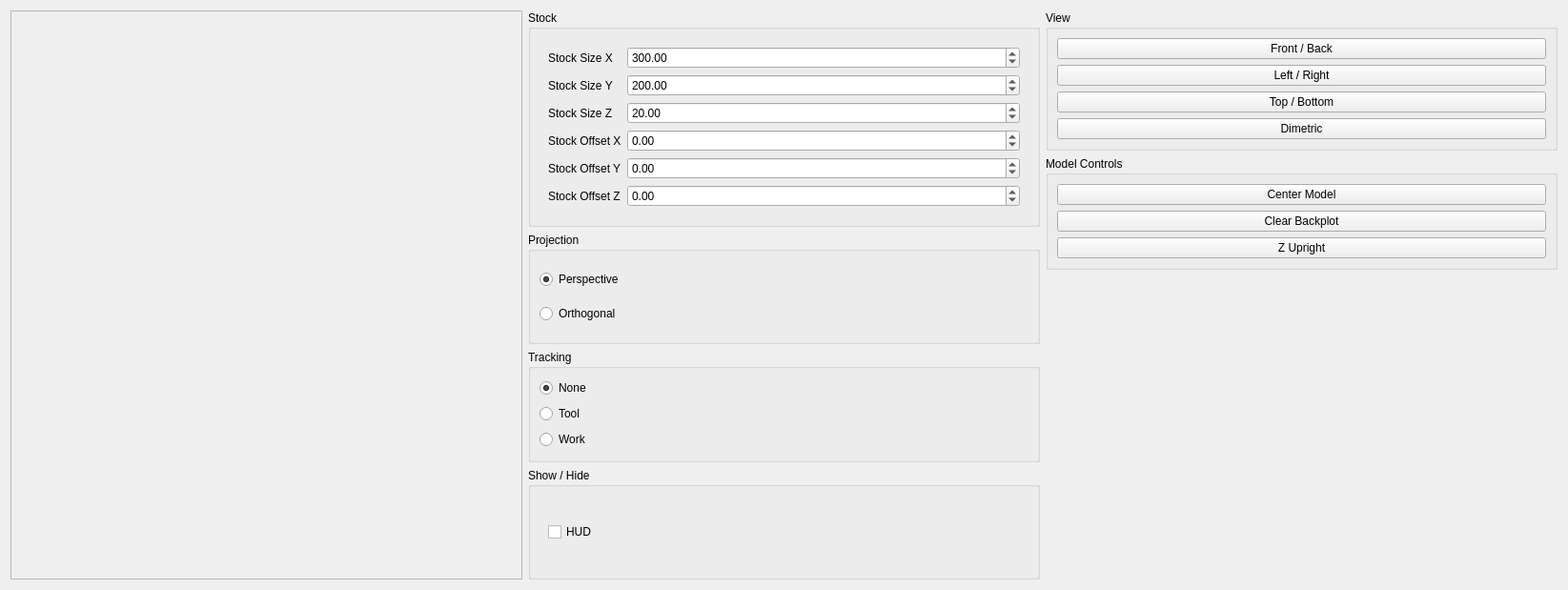
<?xml version="1.0" encoding="UTF-8"?>
<ui version="4.0">
 <class>simulation</class>
 <widget class="QWidget" name="simulation">
  <property name="geometry">
   <rect>
    <x>0</x>
    <y>0</y>
    <width>1645</width>
    <height>619</height>
   </rect>
  </property>
  <property name="maximumSize">
   <size>
    <width>1645</width>
    <height>619</height>
   </size>
  </property>
  <property name="windowTitle">
   <string>USER MAIN</string>
  </property>
  <property name="sidebar" stdset="0">
   <bool>false</bool>
  </property>
  <layout class="QHBoxLayout" name="horizontalLayout_2">
   <item>
    <layout class="QHBoxLayout" name="horizontalLayout">
     <item>
      <widget class="QFrame" name="vtkContainer">
       <property name="frameShape">
        <enum>QFrame::StyledPanel</enum>
       </property>
       <property name="frameShadow">
        <enum>QFrame::Raised</enum>
       </property>
      </widget>
     </item>
     <item>
      <layout class="QVBoxLayout" name="verticalLayout_10">
       <item>
        <widget class="QGroupBox" name="grpStock">
         <property name="title">
          <string>Stock</string>
         </property>
         <layout class="QVBoxLayout" name="verticalLayout_7">
          <item>
           <widget class="QWidget" name="stockContainer" native="true">
            <layout class="QVBoxLayout" name="verticalLayout_8">
             <item>
              <layout class="QFormLayout" name="formLayout">
               <property name="horizontalSpacing">
                <number>6</number>
               </property>
               <property name="verticalSpacing">
                <number>6</number>
               </property>
               <item row="0" column="0">
                <widget class="QLabel" name="label">
                 <property name="text">
                  <string>Stock Size X</string>
                 </property>
                </widget>
               </item>
               <item row="0" column="1">
                <widget class="QDoubleSpinBox" name="spStockSizeX">
                 <property name="minimum">
                  <double>-9999.000000000000000</double>
                 </property>
                 <property name="maximum">
                  <double>9999.000000000000000</double>
                 </property>
                 <property name="singleStep">
                  <double>5.000000000000000</double>
                 </property>
                 <property name="value">
                  <double>300.000000000000000</double>
                 </property>
                </widget>
               </item>
               <item row="1" column="0">
                <widget class="QLabel" name="label_2">
                 <property name="text">
                  <string>Stock Size Y</string>
                 </property>
                </widget>
               </item>
               <item row="1" column="1">
                <widget class="QDoubleSpinBox" name="spStockSizeY">
                 <property name="minimum">
                  <double>-9999.000000000000000</double>
                 </property>
                 <property name="maximum">
                  <double>9999.000000000000000</double>
                 </property>
                 <property name="singleStep">
                  <double>5.000000000000000</double>
                 </property>
                 <property name="value">
                  <double>200.000000000000000</double>
                 </property>
                </widget>
               </item>
               <item row="2" column="0">
                <widget class="QLabel" name="label_3">
                 <property name="text">
                  <string>Stock Size Z</string>
                 </property>
                </widget>
               </item>
               <item row="2" column="1">
                <widget class="QDoubleSpinBox" name="spStockSizeZ">
                 <property name="minimum">
                  <double>-9999.000000000000000</double>
                 </property>
                 <property name="maximum">
                  <double>9999.000000000000000</double>
                 </property>
                 <property name="singleStep">
                  <double>5.000000000000000</double>
                 </property>
                 <property name="value">
                  <double>20.000000000000000</double>
                 </property>
                </widget>
               </item>
               <item row="3" column="0">
                <widget class="QLabel" name="label_4">
                 <property name="text">
                  <string>Stock Offset X</string>
                 </property>
                </widget>
               </item>
               <item row="3" column="1">
                <widget class="QDoubleSpinBox" name="spStockOffsetX">
                 <property name="minimum">
                  <double>-9999.000000000000000</double>
                 </property>
                 <property name="maximum">
                  <double>9999.000000000000000</double>
                 </property>
                 <property name="singleStep">
                  <double>5.000000000000000</double>
                 </property>
                </widget>
               </item>
               <item row="4" column="0">
                <widget class="QLabel" name="label_5">
                 <property name="text">
                  <string>Stock Offset Y</string>
                 </property>
                </widget>
               </item>
               <item row="4" column="1">
                <widget class="QDoubleSpinBox" name="spStockOffsetY">
                 <property name="minimum">
                  <double>-9999.000000000000000</double>
                 </property>
                 <property name="maximum">
                  <double>9999.000000000000000</double>
                 </property>
                 <property name="singleStep">
                  <double>5.000000000000000</double>
                 </property>
                </widget>
               </item>
               <item row="5" column="0">
                <widget class="QLabel" name="label_6">
                 <property name="text">
                  <string>Stock Offset Z</string>
                 </property>
                </widget>
               </item>
               <item row="5" column="1">
                <widget class="QDoubleSpinBox" name="spStockOffsetZ">
                 <property name="minimum">
                  <double>-9999.000000000000000</double>
                 </property>
                 <property name="maximum">
                  <double>9999.000000000000000</double>
                 </property>
                 <property name="singleStep">
                  <double>5.000000000000000</double>
                 </property>
                </widget>
               </item>
              </layout>
             </item>
            </layout>
           </widget>
          </item>
         </layout>
        </widget>
       </item>
       <item>
        <widget class="QGroupBox" name="groupBox">
         <property name="title">
          <string>Projection</string>
         </property>
         <layout class="QVBoxLayout" name="verticalLayout_5">
          <item>
           <widget class="QRadioButton" name="rbtnPerspective">
            <property name="enabled">
             <bool>true</bool>
            </property>
            <property name="text">
             <string>Perspective</string>
            </property>
            <property name="checked">
             <bool>true</bool>
            </property>
           </widget>
          </item>
          <item>
           <widget class="QRadioButton" name="rbtnParallel">
            <property name="text">
             <string>Orthogonal</string>
            </property>
           </widget>
          </item>
         </layout>
        </widget>
       </item>
       <item>
        <widget class="QGroupBox" name="groupBox_2">
         <property name="title">
          <string>Tracking</string>
         </property>
         <layout class="QVBoxLayout" name="verticalLayout_6">
          <item>
           <widget class="QRadioButton" name="rbtnTrackNone">
            <property name="text">
             <string>None</string>
            </property>
            <property name="checked">
             <bool>true</bool>
            </property>
           </widget>
          </item>
          <item>
           <widget class="QRadioButton" name="rbtnTrackTool">
            <property name="text">
             <string>Tool</string>
            </property>
           </widget>
          </item>
          <item>
           <widget class="QRadioButton" name="rbtnTrackWork">
            <property name="text">
             <string>Work</string>
            </property>
           </widget>
          </item>
         </layout>
        </widget>
       </item>
       <item>
        <widget class="QGroupBox" name="grpModelGroups">
         <property name="title">
          <string>Show / Hide</string>
         </property>
         <layout class="QVBoxLayout" name="verticalLayout_3">
          <item>
           <widget class="QWidget" name="groupsContainer" native="true">
            <layout class="QVBoxLayout" name="verticalLayout_4">
             <item>
              <layout class="QVBoxLayout" name="verticalLayout_2">
               <item>
                <widget class="QCheckBox" name="ckShowHud">
                 <property name="text">
                  <string>HUD</string>
                 </property>
                </widget>
               </item>
              </layout>
             </item>
            </layout>
           </widget>
          </item>
         </layout>
        </widget>
       </item>
      </layout>
     </item>
     <item>
      <layout class="QVBoxLayout" name="verticalLayout">
       <item>
        <widget class="QGroupBox" name="groupBox_3">
         <property name="title">
          <string>View</string>
         </property>
         <layout class="QVBoxLayout" name="verticalLayout_9">
          <item>
           <widget class="QPushButton" name="btnYZ">
            <property name="text">
             <string>Front / Back</string>
            </property>
           </widget>
          </item>
          <item>
           <widget class="QPushButton" name="btnXZ">
            <property name="text">
             <string>Left / Right</string>
            </property>
           </widget>
          </item>
          <item>
           <widget class="QPushButton" name="btnXY">
            <property name="text">
             <string>Top / Bottom</string>
            </property>
           </widget>
          </item>
          <item>
           <widget class="QPushButton" name="btnDimetric">
            <property name="text">
             <string>Dimetric</string>
            </property>
           </widget>
          </item>
         </layout>
        </widget>
       </item>
       <item>
        <widget class="QGroupBox" name="groupBox_4">
         <property name="title">
          <string>Model Controls</string>
         </property>
         <layout class="QVBoxLayout" name="verticalLayout_11">
          <item>
           <widget class="QPushButton" name="btnShowAll">
            <property name="text">
             <string>Center Model</string>
            </property>
           </widget>
          </item>
          <item>
           <widget class="QPushButton" name="btnClearBackplot">
            <property name="text">
             <string>Clear Backplot</string>
            </property>
           </widget>
          </item>
          <item>
           <widget class="QPushButton" name="btnZUp">
            <property name="text">
             <string>Z Upright</string>
            </property>
           </widget>
          </item>
         </layout>
        </widget>
       </item>
       <item>
        <spacer name="verticalSpacer">
         <property name="orientation">
          <enum>Qt::Vertical</enum>
         </property>
         <property name="sizeHint" stdset="0">
          <size>
           <width>20</width>
           <height>40</height>
          </size>
         </property>
        </spacer>
       </item>
      </layout>
     </item>
    </layout>
   </item>
  </layout>
 </widget>
 <resources/>
 <connections/>
</ui>
